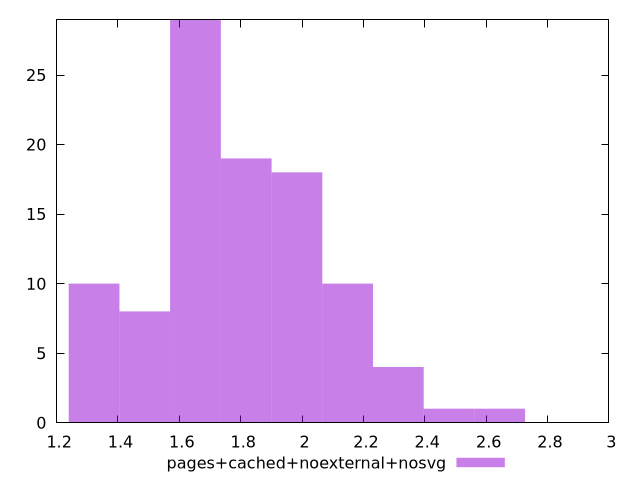

The script that saved this image:
$_pagesCachedNoexternalNosvg <<EOF
1.983167073784339 18
1.652639228153616 29
1.4873753053382543 8
2.148430996599701 10
1.8179031509689776 19
1.3221113825228927 10
2.478958842230424 1
2.3136949194150622 4
2.6442227650457855 1
EOF
set key outside below
set terminal pngcairo
set output "report_00004_2020-11-02T20-21-41.718Z/server-response-time/pages+cached+noexternal+nosvg//raw_hist.png"
set yrange [0:29]
set boxwidth 0.1652639228153616
set style fill transparent solid 0.5 noborder
plot $_pagesCachedNoexternalNosvg title "pages+cached+noexternal+nosvg" with boxes ,
